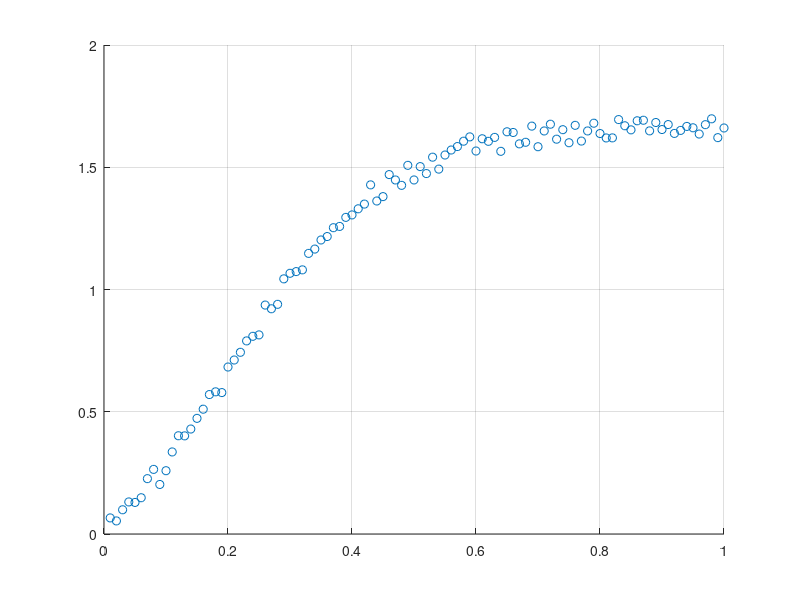

This figure's MATLAB source: (Note: this script raises an error after producing the figure.)
clear all;
close all;

%% グローバル変数の宣言
global xdata;
global fun;
global vidObj;

%% サンプルデータの作成、プロット
xdata = [0:0.01:1];
fun = @(a,b,x) tanh(a*x-b) + tanh(b);
ydata = fun(4,0.8,xdata) + ( rand(size(xdata)) - 0.5 ) /10;

scatter(xdata,ydata);
axis([0 1 0 2]);grid on;
hold on;

%% ビデオ作成の準備
vidObj = VideoWriter('result.mp4','MPEG-4');
vidObj.FrameRate = 1/0.1;
open(vidObj);

%% 最適化を介して曲線近似
efun = @(x) sum( ( fun(x(1),x(2),xdata) - ydata ).^2 );
options = optimset('Display','iter','OutputFcn',@outfun);

x0 = [0 0];
bestx = fminsearch(efun , x0, options);

%% ビデオ作成の完了
close(vidObj);

function stop = outfun(x, optimValues, state)

%% グローバル変数の宣言
    global xdata;
    global fun;
    global vidObj;

 %% 永続変数の定義
    persistent p;
    persistent t;
 
 %% 出力関数の中身
    stop = false;
    delete(p);delete(t); %近似曲線、テキストデータを図から削除
    
    y = fun(x(1),x(2),xdata); %近似曲線の作成、プロット
    p = plot(xdata,y,'-r');
    
    str = ['iter=' num2str(optimValues.iteration) newline];
    str = [str 'a=' num2str(x(1)) newline];
    str = [str 'b=' num2str(x(2))];
    t = text(0.7,0.4, str,'FontSize',14); %テキストデータの作成
    
    writeVideo(vidObj, getframe(gcf));
    drawnow
end
